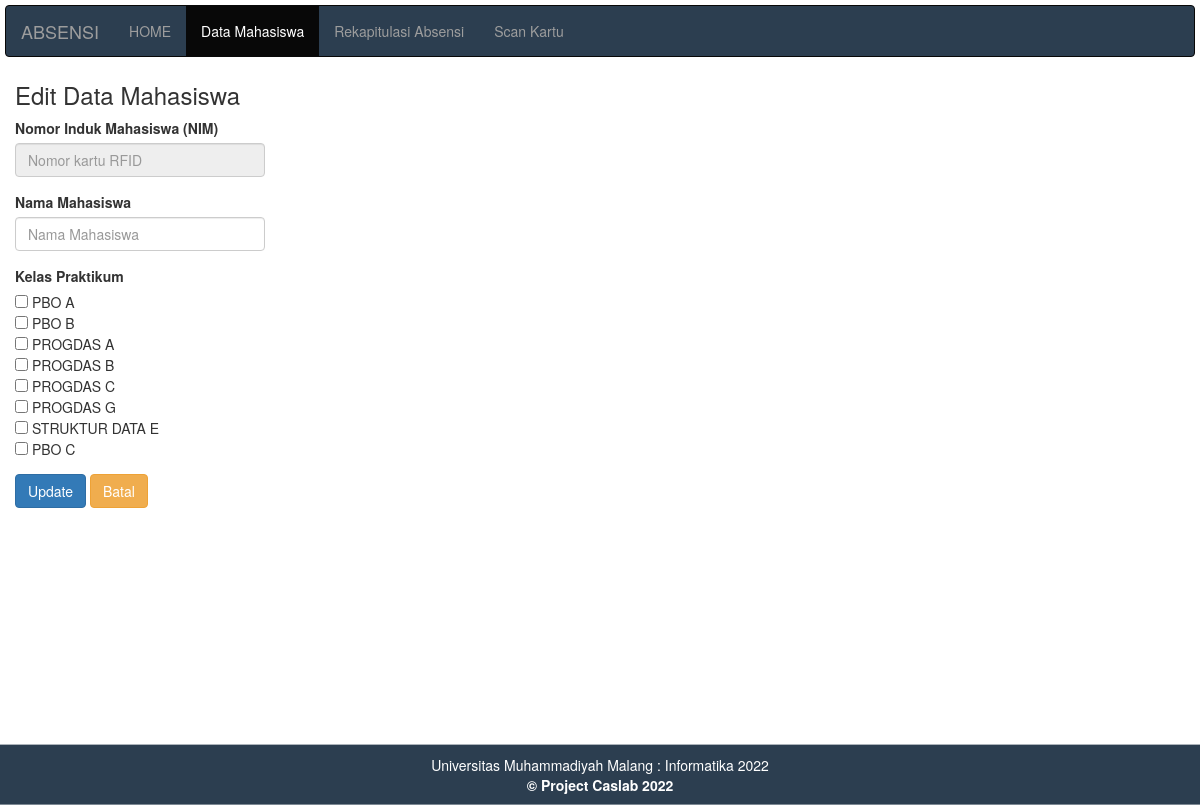
The page /edit.php on the database as committed earlier.
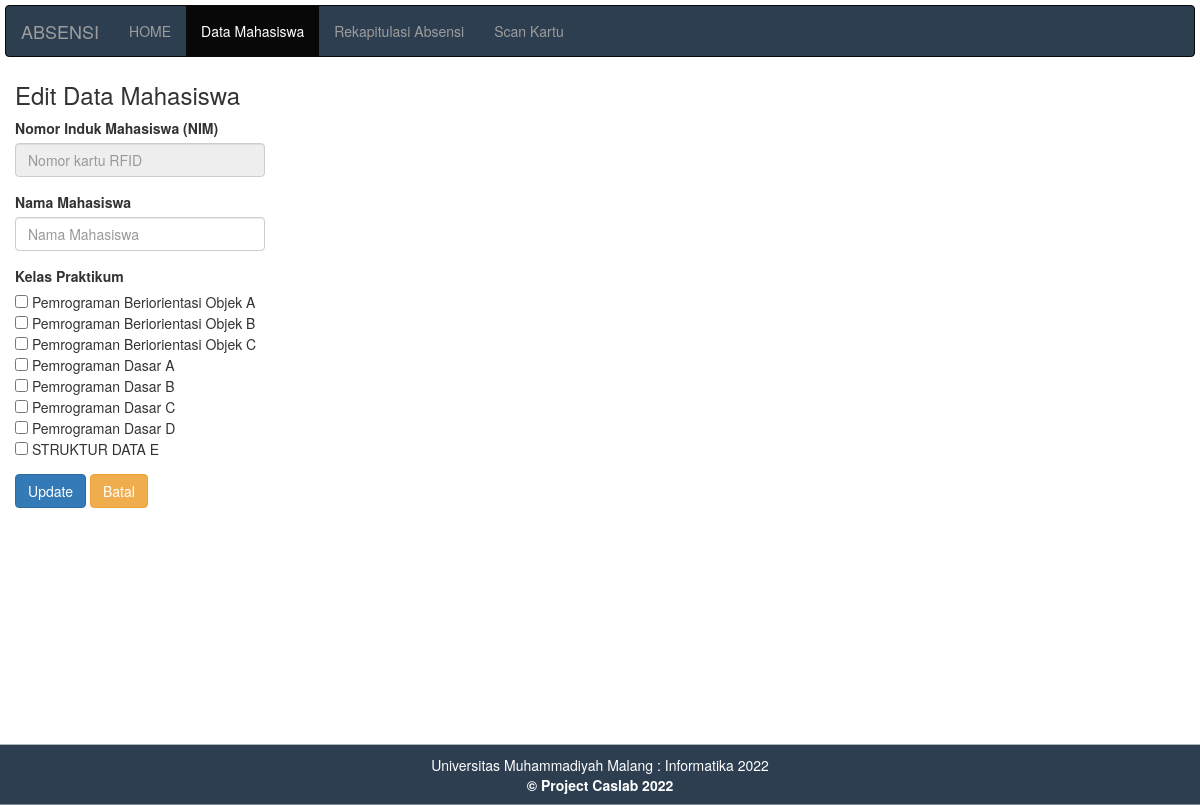
The same page on the database as committed later.
### tables this page shows
CREATE TABLE `kelas` (
  `id_kelas` int(5) NOT NULL,
  `kelas_praktikum` varchar(36) NOT NULL,
  `singkatan` varchar(10) NOT NULL,
  `hari` varchar(20) NOT NULL,
  `jam` time NOT NULL
);

### edit.php (the view, shortened to what this page needs)
<?php
    include "koneksi.php";
    $id = $_GET['id'];
    $cari = mysqli_query($konek, "SELECT * FROM mahasiswa WHERE id='$id'");
    $hasil = mysqli_fetch_array($cari);
?>
<!DOCTYPE html>
<html>
    <head>
        <?php include "header.php"; ?>
        <link rel="stylesheet" type="text/css" href="style.css">
    </head>
    <body>
        <?php include "menu.php"; ?>
        <div class="container-fluid">
            <h3>Edit Data Mahasiswa</h3>
            <form method="POST">
                <div class="form-group">
                    <label>Nomor Induk Mahasiswa (NIM)</label>
                    <input type="text" name="nokartu" id="nokartu" placeholder="Nomor kartu RFID" class="form-control" style="width: 250px" readonly value="<?php echo $hasil['nokartu']; ?>">
                </div>
                <div class="form-group">
                    <label>Nama Mahasiswa</label>
                    <input type="text" name="nama" id="nama" placeholder="Nama Mahasiswa" class="form-control" style="width: 250px"required
                    value="<?php echo $hasil['nama']; ?>">
                </div>
                <div class="form-group">
                    <label for="id_kelas">Kelas Praktikum</label><br>
                    <?php
                        $tambah_kelas = mysqli_query($konek, "SELECT * FROM kelas");
                        $kelas_terpilih = explode(',', $hasil['id_kelas']);
                        while($data = mysqli_fetch_array($tambah_kelas)){
                            ?>
                            <div>
                                <input type='checkbox' name='id_kelas[]' value='<?php echo $data['id_kelas'] ?>' <?php if (in_array($data['id_kelas'], $kelas_terpilih)) echo 'checked' ?>>&nbsp;<?php echo $data['kelas_praktikum'] ?>
                            </div>
                            <?php
                        }
                    ?>
                </div>
                <button class="btn btn-primary" name="btnSimpan" >Update</button>
                <button class="btn btn-warning" name="batal" onclick="location.href='datamahasiswa.php'">Batal</button>
            </form>
        </div>
        <?php include "footer.php"; ?>
    </body>
</html>

Rows that differ between the two databases and show on the page:
removed kelas: kelas_praktikum "PBO A"
removed kelas: kelas_praktikum "PBO B"
removed kelas: kelas_praktikum "PROGDAS A"
removed kelas: kelas_praktikum "PROGDAS B"
removed kelas: kelas_praktikum "PROGDAS C"
removed kelas: kelas_praktikum "PROGDAS G"
removed kelas: kelas_praktikum "PBO C"
added kelas: kelas_praktikum "Pemrograman Beriorientasi Objek A"
added kelas: kelas_praktikum "Pemrograman Beriorientasi Objek B"
added kelas: kelas_praktikum "Pemrograman Beriorientasi Objek C"
added kelas: kelas_praktikum "Pemrograman Dasar A"
added kelas: kelas_praktikum "Pemrograman Dasar B"
added kelas: kelas_praktikum "Pemrograman Dasar C"
added kelas: kelas_praktikum "Pemrograman Dasar D"
